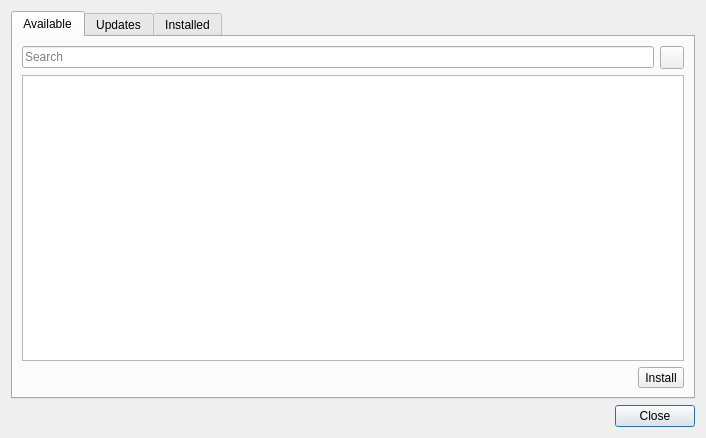
<?xml version="1.0" encoding="UTF-8"?>
<ui version="4.0">
 <class>PluginsManager</class>
 <widget class="QDialog" name="PluginsManager">
  <property name="windowModality">
   <enum>Qt::ApplicationModal</enum>
  </property>
  <property name="geometry">
   <rect>
    <x>0</x>
    <y>0</y>
    <width>706</width>
    <height>438</height>
   </rect>
  </property>
  <property name="windowTitle">
   <string>PluginsManager</string>
  </property>
  <property name="modal">
   <bool>true</bool>
  </property>
  <layout class="QVBoxLayout" name="verticalLayout">
   <item>
    <widget class="QTabWidget" name="tabWidget">
     <property name="currentIndex">
      <number>0</number>
     </property>
     <widget class="QWidget" name="available">
      <attribute name="title">
       <string>Available</string>
      </attribute>
      <layout class="QGridLayout" name="gridLayout">
       <item row="3" column="0" colspan="5">
        <widget class="QTableView" name="tvAvailable">
         <property name="selectionMode">
          <enum>QAbstractItemView::SingleSelection</enum>
         </property>
         <property name="selectionBehavior">
          <enum>QAbstractItemView::SelectRows</enum>
         </property>
         <property name="sortingEnabled">
          <bool>true</bool>
         </property>
        </widget>
       </item>
       <item row="5" column="0">
        <widget class="QLabel" name="lblADescription">
         <property name="text">
          <string/>
         </property>
        </widget>
       </item>
       <item row="0" column="0" colspan="5">
        <layout class="QHBoxLayout" name="horizontalLayout">
         <item>
          <widget class="QLineEdit" name="leASearch">
           <property name="minimumSize">
            <size>
             <width>300</width>
             <height>0</height>
            </size>
           </property>
           <property name="maximumSize">
            <size>
             <width>16777215</width>
             <height>16777215</height>
            </size>
           </property>
           <property name="baseSize">
            <size>
             <width>0</width>
             <height>0</height>
            </size>
           </property>
           <property name="placeholderText">
            <string>Search</string>
           </property>
          </widget>
         </item>
         <item>
          <widget class="QToolButton" name="btASearch">
           <property name="text">
            <string/>
           </property>
           <property name="icon">
            <iconset resource="ui.qrc">
             <normaloff>:/icons/images/system-search.svg</normaloff>:/icons/images/system-search.svg</iconset>
           </property>
           <property name="popupMode">
            <enum>QToolButton::InstantPopup</enum>
           </property>
          </widget>
         </item>
        </layout>
       </item>
       <item row="5" column="4">
        <widget class="QToolButton" name="btInstall">
         <property name="text">
          <string>Install</string>
         </property>
        </widget>
       </item>
      </layout>
     </widget>
     <widget class="QWidget" name="updates">
      <attribute name="title">
       <string>Updates</string>
      </attribute>
      <layout class="QGridLayout" name="gridLayout_2">
       <item row="2" column="1">
        <widget class="QToolButton" name="btUpdate">
         <property name="text">
          <string>Update</string>
         </property>
        </widget>
       </item>
       <item row="1" column="0" colspan="2">
        <widget class="QTableView" name="tvUpdates">
         <property name="selectionMode">
          <enum>QAbstractItemView::SingleSelection</enum>
         </property>
         <property name="selectionBehavior">
          <enum>QAbstractItemView::SelectRows</enum>
         </property>
         <property name="sortingEnabled">
          <bool>true</bool>
         </property>
        </widget>
       </item>
       <item row="2" column="0">
        <widget class="QLabel" name="lblUDescription">
         <property name="text">
          <string/>
         </property>
        </widget>
       </item>
       <item row="0" column="0" colspan="2">
        <layout class="QHBoxLayout" name="horizontalLayout_2">
         <item>
          <widget class="QLineEdit" name="leUSearch">
           <property name="minimumSize">
            <size>
             <width>300</width>
             <height>0</height>
            </size>
           </property>
           <property name="maximumSize">
            <size>
             <width>16777215</width>
             <height>16777215</height>
            </size>
           </property>
           <property name="baseSize">
            <size>
             <width>0</width>
             <height>0</height>
            </size>
           </property>
           <property name="placeholderText">
            <string>Search</string>
           </property>
          </widget>
         </item>
         <item>
          <widget class="QToolButton" name="btUSearch">
           <property name="text">
            <string/>
           </property>
           <property name="icon">
            <iconset resource="ui.qrc">
             <normaloff>:/icons/images/system-search.svg</normaloff>:/icons/images/system-search.svg</iconset>
           </property>
           <property name="popupMode">
            <enum>QToolButton::InstantPopup</enum>
           </property>
          </widget>
         </item>
        </layout>
       </item>
      </layout>
     </widget>
     <widget class="QWidget" name="installed">
      <attribute name="title">
       <string>Installed</string>
      </attribute>
      <layout class="QGridLayout" name="gridLayout_3">
       <item row="2" column="1">
        <widget class="QToolButton" name="btUninstall">
         <property name="text">
          <string>Uninstall</string>
         </property>
        </widget>
       </item>
       <item row="1" column="0" colspan="2">
        <widget class="QTableView" name="tvInstalled">
         <property name="selectionMode">
          <enum>QAbstractItemView::SingleSelection</enum>
         </property>
         <property name="selectionBehavior">
          <enum>QAbstractItemView::SelectRows</enum>
         </property>
         <property name="sortingEnabled">
          <bool>true</bool>
         </property>
        </widget>
       </item>
       <item row="2" column="0">
        <widget class="QLabel" name="lblIDescription">
         <property name="text">
          <string/>
         </property>
        </widget>
       </item>
       <item row="0" column="0" colspan="2">
        <layout class="QHBoxLayout" name="horizontalLayout_3">
         <item>
          <widget class="QLineEdit" name="leISearch">
           <property name="minimumSize">
            <size>
             <width>300</width>
             <height>0</height>
            </size>
           </property>
           <property name="maximumSize">
            <size>
             <width>16777215</width>
             <height>16777215</height>
            </size>
           </property>
           <property name="baseSize">
            <size>
             <width>0</width>
             <height>0</height>
            </size>
           </property>
           <property name="placeholderText">
            <string>Search</string>
           </property>
          </widget>
         </item>
         <item>
          <widget class="QToolButton" name="btISearch">
           <property name="text">
            <string/>
           </property>
           <property name="icon">
            <iconset resource="ui.qrc">
             <normaloff>:/icons/images/system-search.svg</normaloff>:/icons/images/system-search.svg</iconset>
           </property>
           <property name="popupMode">
            <enum>QToolButton::InstantPopup</enum>
           </property>
          </widget>
         </item>
        </layout>
       </item>
      </layout>
     </widget>
    </widget>
   </item>
   <item>
    <widget class="QDialogButtonBox" name="buttonBox">
     <property name="orientation">
      <enum>Qt::Horizontal</enum>
     </property>
     <property name="standardButtons">
      <set>QDialogButtonBox::Close</set>
     </property>
    </widget>
   </item>
  </layout>
 </widget>
 <resources>
  <include location="ui.qrc"/>
 </resources>
 <connections>
  <connection>
   <sender>buttonBox</sender>
   <signal>accepted()</signal>
   <receiver>PluginsManager</receiver>
   <slot>accept()</slot>
   <hints>
    <hint type="sourcelabel">
     <x>248</x>
     <y>254</y>
    </hint>
    <hint type="destinationlabel">
     <x>157</x>
     <y>274</y>
    </hint>
   </hints>
  </connection>
  <connection>
   <sender>buttonBox</sender>
   <signal>rejected()</signal>
   <receiver>PluginsManager</receiver>
   <slot>reject()</slot>
   <hints>
    <hint type="sourcelabel">
     <x>316</x>
     <y>260</y>
    </hint>
    <hint type="destinationlabel">
     <x>286</x>
     <y>274</y>
    </hint>
   </hints>
  </connection>
 </connections>
</ui>
